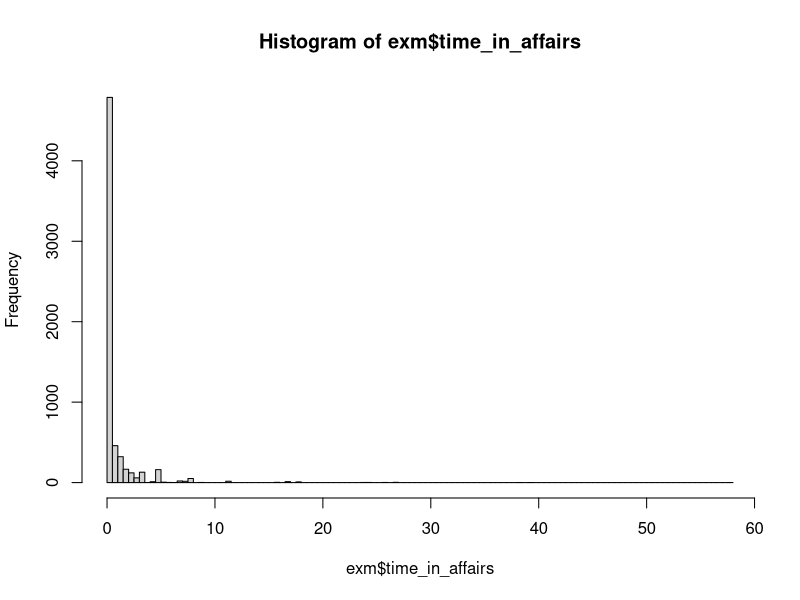

R code for this plot:

# Script for ...


######## 0. Set the working environemnt, load the survival package and "extramarital.csv" data

# Remove all variables from the R environment to create a fresh start
rm(list=ls())

# Set the working folder
# getwd()
# setwd("/Volumes/DATA/Teaching/SUTD/Courses/2018/The Analytics Edge/week 11/Data/Class 2")

# Install the "survival" package, which includes functions for running the Tobit model
if(!require(survival)){
  install.packages("survival")
  library(survival)
}

# Read the "extramarital.csv" file
exm <- read.csv("extramarital.csv")
str(exm)
# The dataset consists of 6366 observations of 7 variables:
# marriage_rating: 5 = very good, 1 = very poor
# age: 17.5 = under 20, 22 = 20 to 24, ..., 42 = 40 or over 
# yrs_married: 0.5 = less than 1 year, 2.5 = 1 to 4 years ...
# religiosity: 4 = strong, ..., 1 = not
# education: 
# occupation: 6 = professional with advanced degree, 5 = managerial, administration, ... 1 = student
# time_in_affairs: amount of time spent in extra-marital affairs
# The dataset was collected in a survey by Redbbok.


######## 1. Modelling 

# Let's take a better look at the data
table(exm$time_in_affairs>0)
# FALSE  TRUE 
# 4313  2053 
# About 32% of the people are in an affair 
#
# Let's look at the distribution of time_in_affairs
hist(exm$time_in_affairs,100)
#
# Note that in this dataset there is a large number of zeros for the affair variable. If someone
# is not having an affair, a small decrease in one of the predictors may not change his/her
# chances of having an affair in comparison to a person having an affair. One thus needs to account
# for possibly two types of people: those who are unlickely to be moved away from 0 by modest changes
# in the predictors, and those who are not 0 and likely to change by modest change in predictors.
# To do this, we use the Tobit model.

# Create training and test dataset
set.seed(100)
spl <- sample(nrow(exm),0.7*nrow(exm))
train <- exm[spl,]
test <- exm[-spl,]
str(train)
str(test)

# Fit the Tobit model
?Surv     # Create a survival object, usually used as a response variable in a model formula.
?survreg  # Fit a parametric survival regression model.
model1 <- survreg(Surv(time_in_affairs,time_in_affairs>0,type="left")~.,data=train,dist="gaussian")
# This fits a Tobit model where the data are left censored at zero. The error terms are assumed to be gaussian.
summary(model1)
# Let's look at the parameters:
# marriage_rating: negative, meaning that as the marriage rating increases, the chances/length of an affair decrease.
# occupation: positive, meaning that there are greater chances of an affair with a better occupation.
# yrs_married: positive
# religiosity: negative
# Also, note that all coefficients are significant. The model has a log likelihhod of -5436.9.
#
# Prediction
predict1 <- predict(model1,newdata=test) # Prediction provides the latent predicted values of the variables (positive and negative)
# plot(predict1)

# Benchmark model: linear regression
model2 <- lm(time_in_affairs~.,data=train)
summary(model2)
predict2 <- predict(model2,newdata=test)
# plot(predict2)

# Let's compare the two models
table(predict1 <= 0, test$time_in_affairs==0)
#       FALSE TRUE
# FALSE    92   43
# TRUE    523 1252
#
table(predict2 <= 0, test$time_in_affairs==0)
#       FALSE  TRUE
# FALSE   582 1175
# TRUE    33   120
#
# The Tobit model has better accuracy in terms of accounting for 
# the large number of individuals for whom the extramarital affairs variable was 0.



